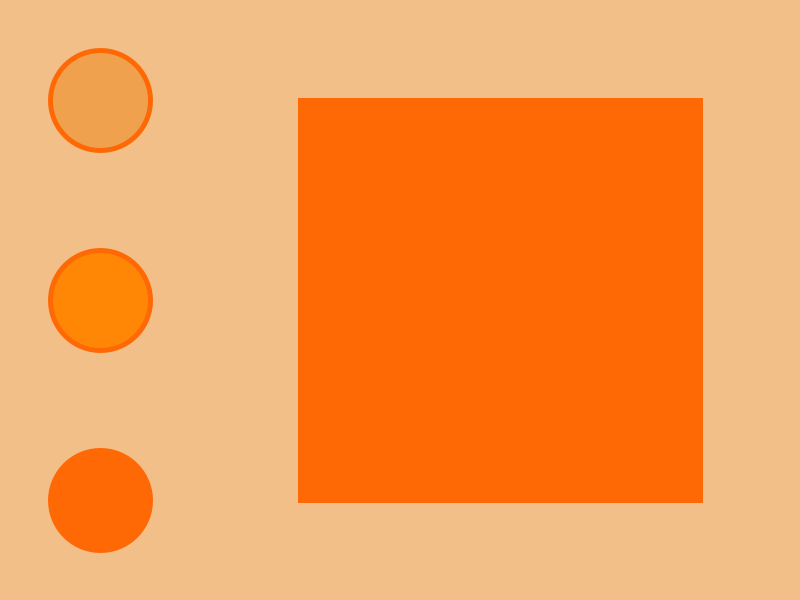
Frame 1 (no input)
Frame 60 (the mouse pressed at the canvas centre just before this capture): identical to frame 1, image omitted
Frame 120 (the mouse held since frame 60 and released just before this capture): identical to frame 1, image omitted

The Processing sketch that drew this single still picture (run headless with seeded random() and noise(); from frame 60 on, the mouse is pressed at the canvas centre):

// Processing sketch: Unit_Check1
// ── Unit_Check1.pde
//Jason Zhao
//mar, 3, 2025

color orange = #FA680D;
color lightOrange  = #F0A14D;
color creamOrange  = #F2BF89;
color darkOrange   = #FF6905;
color mediumOrange = #FF8705;
color white        = #FFFFFF;

//variables for color selection 
color selectedColor;

void setup(){
  size(800, 600);
  strokeWeight(5);
  stroke(orange);
  selectedColor = darkOrange;
}//enf of setup ==========

void draw(){
  background(creamOrange);
  
  
  //buttons
  if (dist(100,100,mouseX,mouseY) < 50){
  stroke(white);
  } else {
    stroke(darkOrange);
  }
  
  fill(lightOrange);
  circle(100,100,100);
  
    if (dist(100,300,mouseX,mouseY) < 50){
  stroke(white);
  } else {
    stroke(darkOrange);
  }
  fill(mediumOrange);
  circle(100,300,100);
  
    if (dist(100,500,mouseX,mouseY) < 50){
  stroke(white);
  } else {
    stroke(darkOrange);
  }
  fill(darkOrange);
  circle(100,500,100);
  
  //indicator
  stroke(darkOrange);
  fill(selectedColor);
  square(300,100,400);
}
  
void mouseReleased(){  
  //lightorange button
  if (dist(100,100,mouseX,mouseY) < 50){
    selectedColor = lightOrange;
  }
  
  //mediumOrange button
  if (dist(100,300,mouseX,mouseY) < 50){
    selectedColor = mediumOrange;
  }
  //darkOrange button
   if (dist(100,500,mouseX,mouseY) < 50){
    selectedColor = darkOrange;
   }
}  
